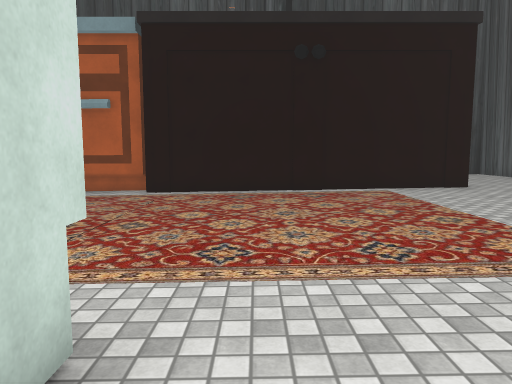
view 1 (above)

16 first-person views from a walk through a Unity game level. The camera is 1.4 m above the floor, tilts 6° down and sees 70° across. The floor is counted in squares, 1.1 m on a side. Each view is taken from the middle of a square. On the plan, view 1 faces up. The plan holds only what a view shows up to about 15 squares ahead; the rest is blank. The place goes on beyond the plan. The player is left out. Some surface patterns are stand-ins.

view 2
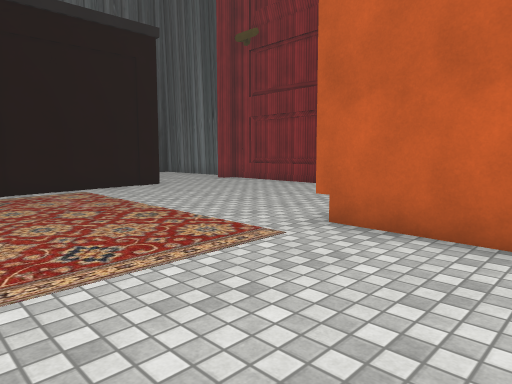

view 3
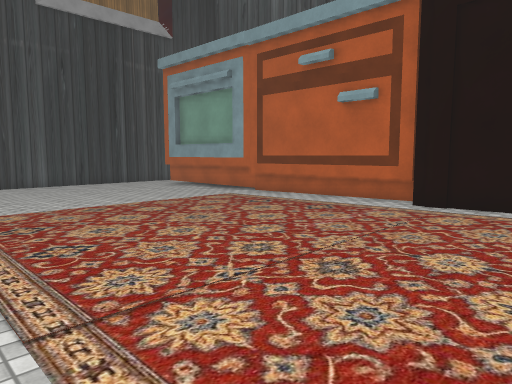

view 4
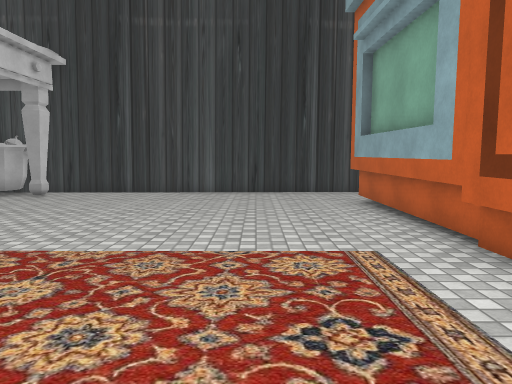

view 5
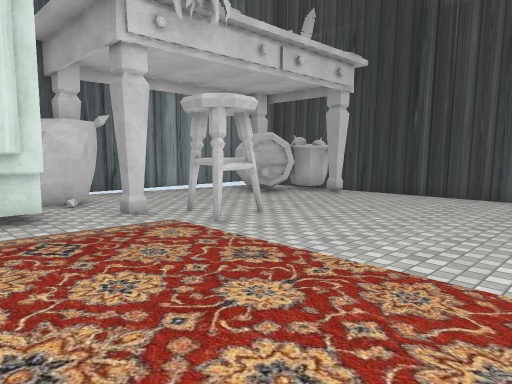

view 6
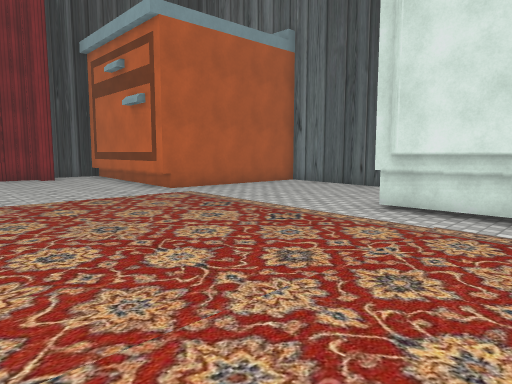

view 7
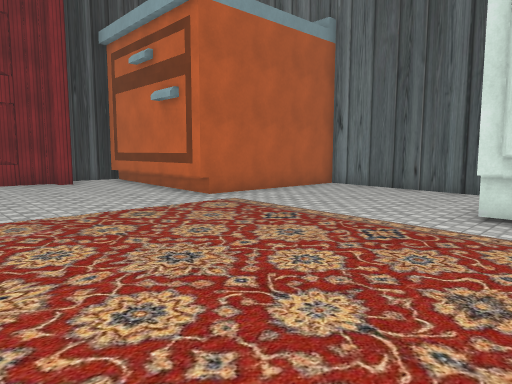

view 8
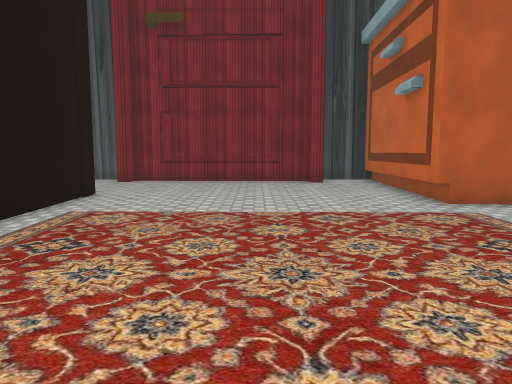

view 9
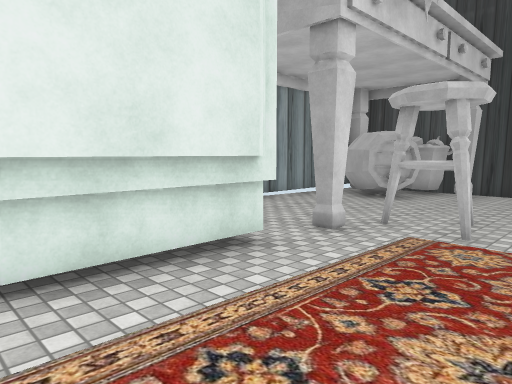

view 10
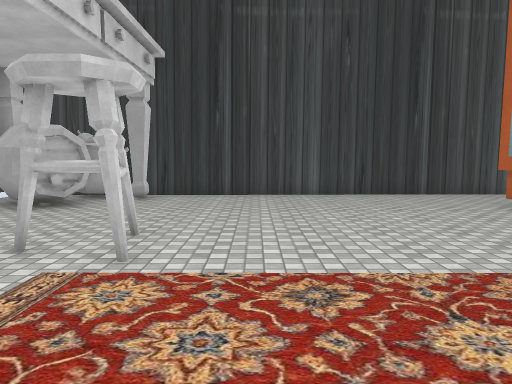

view 11
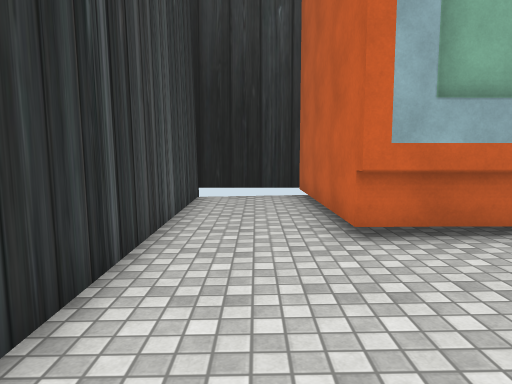

view 12
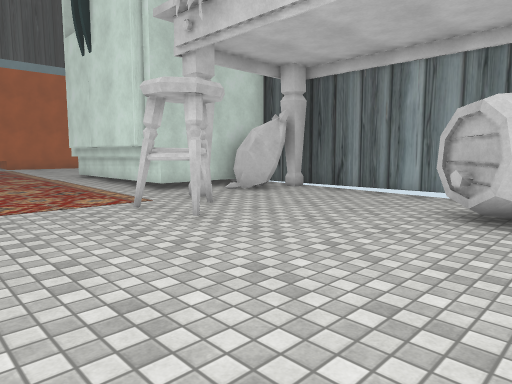

view 13
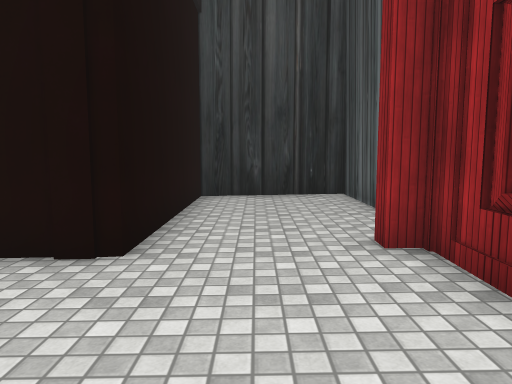

view 14
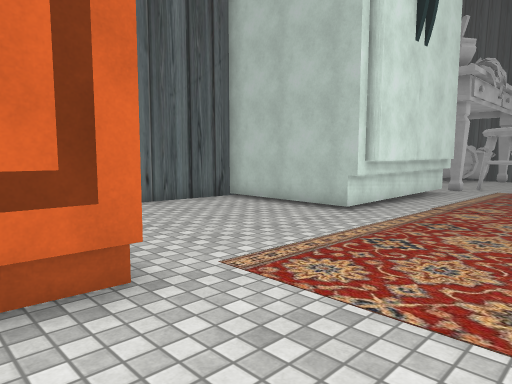

view 15
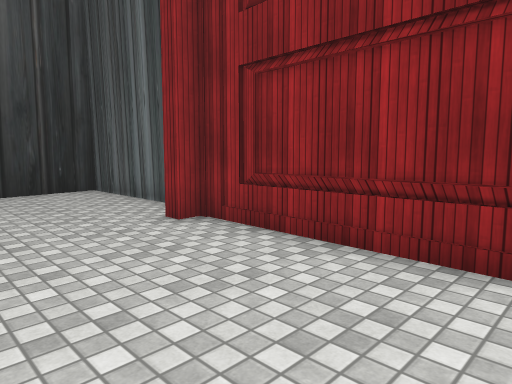

view 16
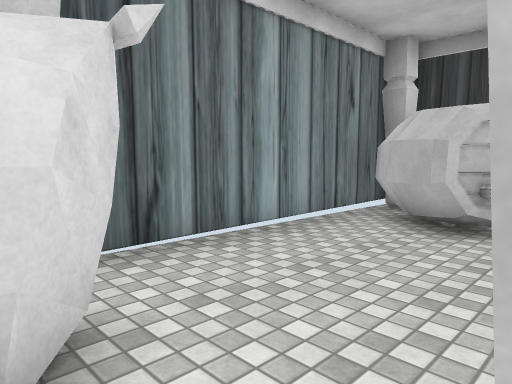

### Floor plan
Key: @ floor where view 1 was taken; # wall or solid block; . main floor; : floor 0.25 m higher than the main floor; + floor 0.5 m higher than the main floor; O other object.
Columns run from 20 left of view 1 to 12 right of it. Each row starts with its distance up from view 1.
 19 ####                       ######
 18 #...O                      #++++#
 17 #...O                      #++++#
 16 #...O                      #++++#
 15 #...O                      #++++#
 14 #...O          O#          #++++#
 13 #...OOOOOOOOOOOO############+++##
 12 #.............:::::::::::::+++++#
 11 #............::::::::::::::++++##
 10 #............::::::::::::::++++#
  9 #............::::::::::::::++++#
  8 #............::::::::::::::++++#
  7 #............::::::::::::::++++#
  6 #............::::::::::::::++++##
  5 #...........:::::::::::::::+++++#
  4 #.......##..::::::::::::::OOO+++#
  3 #........#....::::::::::::OOOOOO#
  2 #.#.......#.########::::::O
  1 ####........#      #::::::O
  0   ###......##      #@::::#
 -1    ##.....###      #:::::#
 -2    #......##       #:::::#
 -3    ########        #######

Positions as (right, up) in squares from view 1, and headings:
1: (0, 0), facing up
2: (0, 0), facing up-right
3: (0, 3), facing up-left
4: (-5, 10), facing left
5: (-6, 10), facing down-left
6: (-5, 10), facing down-right
7: (-3, 10), facing down-right
8: (-3, 8), facing right
9: (-4, 6), facing down-left
10: (-6, 6), facing left
11: (-18, 8), facing up
12: (-18, 8), facing down-right
13: (9, 8), facing up
14: (7, 7), facing down-left
15: (7, 7), facing up-right
16: (-9, 2), facing down-left
